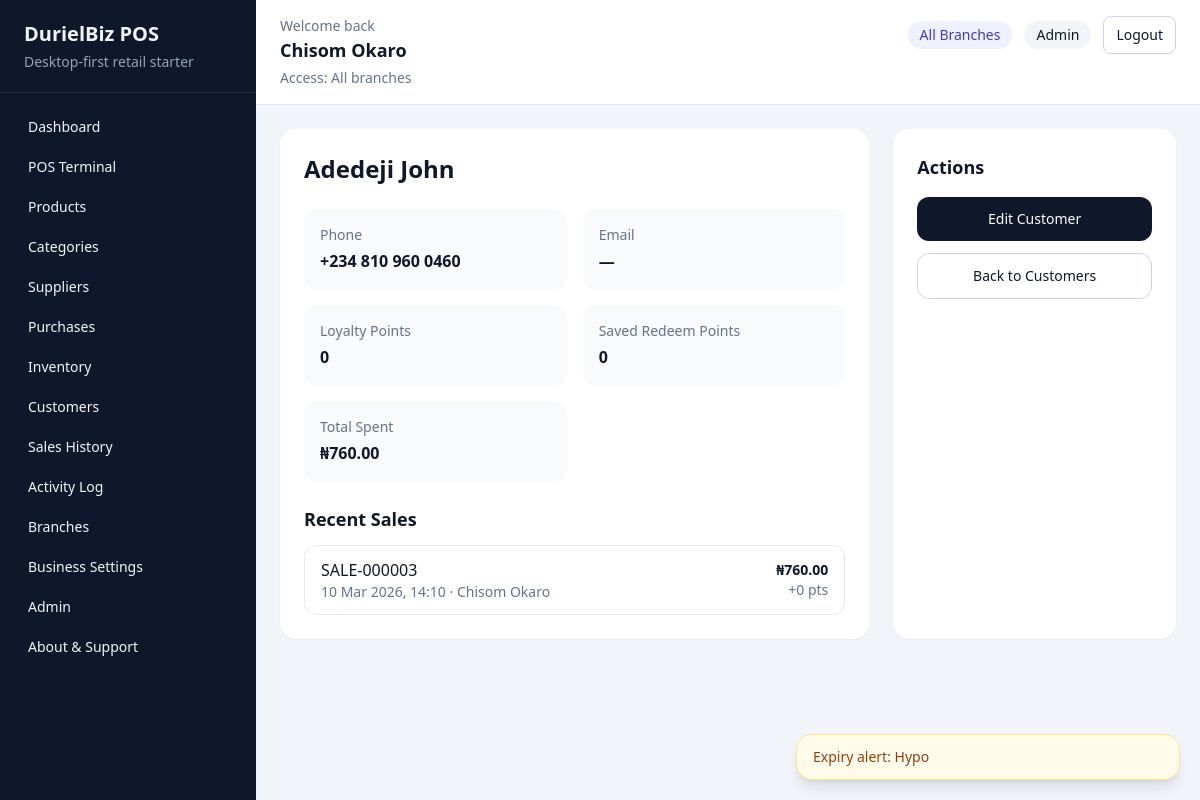
Page /sales/customers/1/ (signed in) on the committed database.
### accounts/models.py (models this page shows)
class User(AbstractUser):
    class Role(models.TextChoices):
        ADMIN = "admin", "Admin"
        MANAGER = "manager", "Manager"
        CASHIER = "cashier", "Cashier"
        INVENTORY = "inventory", "Inventory Officer"
    role = models.CharField(max_length=20, choices=Role.choices, default=Role.CASHIER)
    phone_number = models.CharField(max_length=20, blank=True)
    branch = models.ForeignKey(
        "reports.Branch",
        on_delete=models.SET_NULL,
        related_name="users",
        null=True,
        blank=True,
    )
    def __str__(self) -> str:
        return self.get_full_name() or self.username

### sales/models.py (models this page shows, shortened)
class Customer(models.Model):
    name = models.CharField(max_length=255)
    phone = models.CharField(max_length=20, unique=True)
    email = models.EmailField(blank=True)
    loyalty_points = models.PositiveIntegerField(default=0)
    preferred_redeem_points = models.PositiveIntegerField(default=0)
    total_spent = models.DecimalField(max_digits=12, decimal_places=2, default=Decimal("0.00"))
    created_at = models.DateTimeField(auto_now_add=True)
    updated_at = models.DateTimeField(auto_now=True)
    class Meta:
        ordering = ["name"]

class Sale(models.Model):
    class Status(models.TextChoices):
        DRAFT = "draft", "Draft"
        COMPLETED = "completed", "Completed"
        VOIDED = "voided", "Voided"
    class PaymentMethod(models.TextChoices):
        CASH = "cash", "Cash"
        CARD = "card", "Card"
        TRANSFER = "transfer", "Transfer"
        MIXED = "mixed", "Mixed"
    cashier = models.ForeignKey(
        settings.AUTH_USER_MODEL,
        on_delete=models.PROTECT,
        related_name="sales",
    )
    branch = models.ForeignKey("reports.Branch", on_delete=models.SET_NULL, related_name="sales", null=True, blank=True)
    customer = models.ForeignKey(
        Customer,
        on_delete=models.SET_NULL,
        related_name="sales",
        blank=True,
        null=True,
    )
    customer_name = models.CharField(max_length=255, blank=True)
    customer_phone = models.CharField(max_length=20, blank=True)
    lane_name = models.CharField(max_length=20, default="checkout_a")
    redeemed_points = models.PositiveIntegerField(default=0)
    redeemed_amount = models.DecimalField(max_digits=12, decimal_places=2, default=Decimal("0.00"))
    loyalty_points_awarded = models.PositiveIntegerField(default=0)
    subtotal = models.DecimalField(max_digits=12, decimal_places=2, default=Decimal("0.00"))
    discount = models.DecimalField(max_digits=12, decimal_places=2, default=Decimal("0.00"))
    tax = models.DecimalField(max_digits=12, decimal_places=2, default=Decimal("0.00"))
    total = models.DecimalField(max_digits=12, decimal_places=2, default=Decimal("0.00"))
    paid_amount = models.DecimalField(max_digits=12, decimal_places=2, default=Decimal("0.00"))
    payment_method = models.CharField(max_length=20, choices=PaymentMethod.choices, default=PaymentMethod.CASH)
    status = models.CharField(max_length=20, choices=Status.choices, default=Status.DRAFT)
    note = models.TextField(blank=True)
    created_at = models.DateTimeField(auto_now_add=True)
    updated_at = models.DateTimeField(auto_now=True)
    class Meta:
        ordering = ["-created_at"]
    @property
    def receipt_number(self) -> str:
        return f"SALE-{self.pk:06d}" if self.pk else "DRAFT"

### sales/views.py (the view)
# urls.py: path("customers/<int:pk>/", customer_detail, name="customer-detail"),
@login_required
@role_required(User.Role.ADMIN)
def customer_detail(request, pk):
    customer = get_object_or_404(Customer, pk=pk)
    sales = paginate_queryset(request, customer.sales.select_related("cashier").order_by("-created_at"), per_page=10, page_param="sales_page")
    return render(request, "sales/customer_detail.html", {"customer": customer, "sales": sales})

### accounts/permissions.py (called while the page is built)
def role_required(*allowed_roles):
    def decorator(view_func):
        @wraps(view_func)
        def _wrapped_view(request, *args, **kwargs):
            if not request.user.is_authenticated:
                return redirect("accounts:login")
            if request.user.role not in allowed_roles:
                messages.error(request, "You do not have permission to access that page.")
                return redirect(get_role_home_url(request.user))
            if request.user.role != User.Role.ADMIN and not getattr(request.user, "branch_id", None):
                messages.error(request, "Your account is not assigned to a branch.")
                return redirect("accounts:logout")
            return view_func(request, *args, **kwargs)
        return _wrapped_view
    return decorator

### pos_system/pagination.py (called while the page is built)
def paginate_queryset(request, queryset, *, per_page=10, page_param="page"):
    paginator = Paginator(queryset, per_page)
    page_number = request.GET.get(page_param, 1)
    try:
        page_obj = paginator.page(page_number)
    except PageNotAnInteger:
        page_obj = paginator.page(1)
    except EmptyPage:
        page_obj = paginator.page(paginator.num_pages)
    return page_obj

### reports/context_processors.py (called while the page is built)
def business_settings(request):
    return {"business_settings": BusinessSettings.get_solo()}

### reports/models.py (called while the page is built)
    @classmethod
    def get_solo(cls):
        settings, _ = cls.objects.get_or_create(pk=1)
        return settings

### templates/sales/customer_detail.html (shortened to what this page needs)
{% extends "base.html" %}
{% block content %}
    <section class="grid gap-6 lg:grid-cols-3">
        <div class="rounded-2xl bg-white p-6 shadow-sm lg:col-span-2">
            <h3 class="text-2xl font-semibold">{{ customer.name }}</h3>
            <dl class="mt-6 grid gap-4 md:grid-cols-2">
                <div class="rounded-xl bg-slate-50 p-4"><dt class="text-sm text-slate-500">Phone</dt><dd class="mt-1 font-semibold">{{ customer.phone }}</dd></div>
                <div class="rounded-xl bg-slate-50 p-4"><dt class="text-sm text-slate-500">Email</dt><dd class="mt-1 font-semibold">{{ customer.email|default:"—" }}</dd></div>
                <div class="rounded-xl bg-slate-50 p-4"><dt class="text-sm text-slate-500">Loyalty Points</dt><dd class="mt-1 font-semibold">{{ customer.loyalty_points }}</dd></div>
                <div class="rounded-xl bg-slate-50 p-4"><dt class="text-sm text-slate-500">Saved Redeem Points</dt><dd class="mt-1 font-semibold">{{ customer.preferred_redeem_points }}</dd></div>
                <div class="rounded-xl bg-slate-50 p-4"><dt class="text-sm text-slate-500">Total Spent</dt><dd class="mt-1 font-semibold">₦{{ customer.total_spent }}</dd></div>
            </dl>
            <div class="mt-6">
                <h4 class="text-lg font-semibold">Recent Sales</h4>
                <div class="mt-3 space-y-3">
                    {% for sale in sales %}
                        <div class="rounded-xl border border-slate-200 px-4 py-3">
                            <div class="flex items-center justify-between gap-3">
                                <div>
                                    <p class="font-medium">{{ sale.receipt_number }}</p>
                                    <p class="text-sm text-slate-500">{{ sale.created_at|date:"d M Y, H:i" }} · {{ sale.cashier }}</p>
                                </div>
                                <div class="text-right text-sm">
                                    <p class="font-semibold">₦{{ sale.total }}</p>
                                    <p class="text-slate-500">+{{ sale.loyalty_points_awarded }} pts</p>
                                </div>
                            </div>
                        </div>
                    {% empty %}
                        <p class="text-sm text-slate-500">No sales recorded yet.</p>
                    {% endfor %}
                </div>
            </div>
        </div>
        <div class="rounded-2xl bg-white p-6 shadow-sm">
            <h4 class="text-lg font-semibold">Actions</h4>
            <div class="mt-4 space-y-3 text-sm">
                <a href="{% url 'sales:customer-update' customer.pk %}" class="block rounded-xl bg-slate-900 px-4 py-3 text-center text-white">Edit Customer</a>
                <a href="{% url 'sales:customer-list' %}" class="block rounded-xl border border-slate-300 px-4 py-3 text-center">Back to Customers</a>
            </div>
        </div>
    </section>
{% endblock %}

### templates/base.html (shortened to what this page needs)
<!DOCTYPE html>
<html lang="en">
<head>
    <script src="https://cdn.tailwindcss.com"></script>
</head>
<body class="min-h-screen bg-slate-100 text-slate-900">
    <div class="flex min-h-screen">
        <aside class="hidden w-64 bg-slate-900 text-slate-100 lg:block">
            <div class="border-b border-slate-800 px-6 py-5">
                <h1 class="text-xl font-semibold">DurielBiz POS</h1>
                <p class="mt-1 text-sm text-slate-400">Desktop-first retail starter</p>
            </div>
            <nav class="space-y-1 px-4 py-4 text-sm">
                {% if request.user.role == 'admin' or request.user.role == 'cashier' or request.user.role == 'manager' %}
                    <a href="{% url 'reports:dashboard' %}" class="block rounded-lg px-3 py-2 hover:bg-slate-800">Dashboard</a>
                {% endif %}
                {% if request.user.role == 'admin' or request.user.role == 'cashier' %}
                    <a href="{% url 'sales:pos' %}" class="block rounded-lg px-3 py-2 hover:bg-slate-800">POS Terminal</a>
                {% endif %}
                {% if request.user.role == 'admin' or request.user.role == 'inventory' %}
                    <a href="{% url 'products:list' %}" class="block rounded-lg px-3 py-2 hover:bg-slate-800">Products</a>
                    <a href="{% url 'products:category-list' %}" class="block rounded-lg px-3 py-2 hover:bg-slate-800">Categories</a>
                    <a href="{% url 'suppliers:list' %}" class="block rounded-lg px-3 py-2 hover:bg-slate-800">Suppliers</a>
                    <a href="{% url 'purchases:list' %}" class="block rounded-lg px-3 py-2 hover:bg-slate-800">Purchases</a>
                    <a href="{% url 'inventory:overview' %}" class="block rounded-lg px-3 py-2 hover:bg-slate-800">Inventory</a>
                {% endif %}
                {% if request.user.role == 'admin' %}
                    <a href="{% url 'sales:customer-list' %}" class="block rounded-lg px-3 py-2 hover:bg-slate-800">Customers</a>
                    <a href="{% url 'sales:history' %}" class="block rounded-lg px-3 py-2 hover:bg-slate-800">Sales History</a>
                    <a href="{% url 'accounts:activity-log' %}" class="block rounded-lg px-3 py-2 hover:bg-slate-800">Activity Log</a>
                    <a href="{% url 'reports:branch-list' %}" class="block rounded-lg px-3 py-2 hover:bg-slate-800">Branches</a>
                    <a href="{% url 'reports:business-settings' %}" class="block rounded-lg px-3 py-2 hover:bg-slate-800">Business Settings</a>
                    <a href="{% url 'accounts:admin-center' %}" class="block rounded-lg px-3 py-2 hover:bg-slate-800">Admin</a>
                {% endif %}
                <a href="{% url 'accounts:about-support' %}" class="block rounded-lg px-3 py-2 hover:bg-slate-800">About & Support</a>
            </nav>
        </aside>
        <main class="flex-1">
            <header class="border-b border-slate-200 bg-white">
                <div class="flex flex-wrap items-start justify-between gap-4 px-4 py-4 sm:px-6">
                    <div class="flex items-start gap-3">
                        <div>
                        <p class="text-sm text-slate-500">Welcome back</p>
                        <h2 class="text-lg font-semibold">{{ request.user.get_full_name|default:request.user.username }}</h2>
                        <p class="mt-1 text-sm text-slate-500">
                            {% if request.user.role == 'admin' %}
                                Access: All branches
                            {% elif request.user.branch %}
                                Branch: {{ request.user.branch.name }}
                            {% else %}
                                Branch: Not assigned
                            {% endif %}
                        </p>
                    </div>
                    </div>
                    <div class="flex flex-wrap items-center justify-end gap-3 text-sm">
                        {% if request.user.role == 'admin' %}
                            <span class="rounded-full bg-indigo-50 px-3 py-1 text-indigo-700">All Branches</span>
                        {% elif request.user.branch %}
                            <span class="rounded-full bg-emerald-50 px-3 py-1 text-emerald-700">{{ request.user.branch.name }}</span>
                        {% endif %}
                        <span class="rounded-full bg-slate-100 px-3 py-1">{{ request.user.get_role_display|default:"User" }}</span>
                        <form method="post" action="{% url 'accounts:logout' %}">
                            <button class="rounded-lg border border-slate-300 px-3 py-2 hover:bg-slate-50">Logout</button>
                        </form>
                    </div>
                </div>
            </header>
            <div class="px-6 py-6">
                {% block content %}{% endblock %}
            </div>
        </main>
    </div>
    <div id="toastContainer" class="fixed bottom-5 right-5 z-50 flex w-full max-w-sm flex-col gap-3"></div>
</body>
</html>

### rows in the picture
User: user.get_full_name "Chisom Okaro", user.role "Admin"
Customer: name "Adedeji John", phone "+234 810 960 0460", email "—", loyalty_points "0", preferred_redeem_points "0", total_spent "760.00"
Sale: receipt_number "SALE-000003", created_at "10 Mar 2026, 14:10", cashier "Chisom Okaro", total "760.00", loyalty_points_awarded "0"
